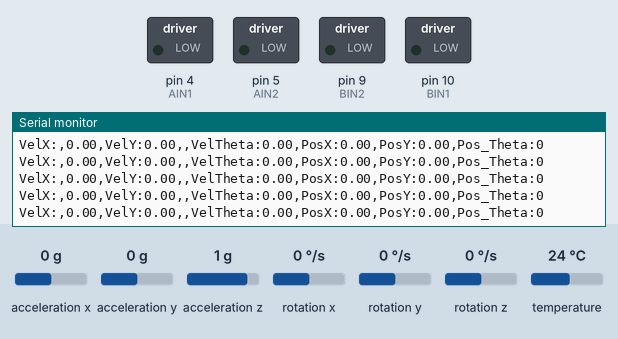
This sketch was run on a simulated Arduino Uno, built with avr-gcc and run on an emulated ATmega328P. Shown: switched loads named in the sketch (green lamp = pin HIGH), the last lines printed to the serial monitor. Inputs (shaded band) come from the test bench; at power-on: rotation x 0 °/s, rotation y 0 °/s, rotation z 0 °/s, acceleration x 0 g, acceleration y 0 g, acceleration z 1 g, temperature 24 °C.

Above: at 1.2 s.
1.3 s: rotation x set to -192 °/s
At 1.32 s:
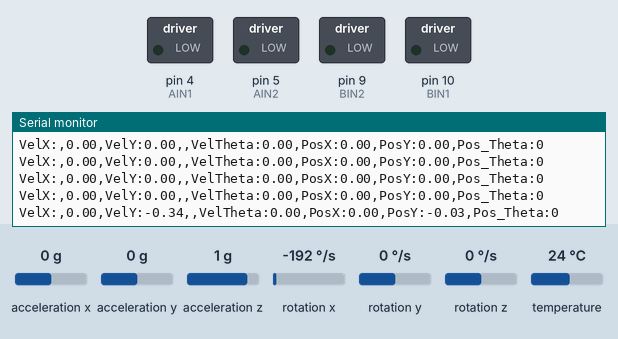
4.3 s: rotation y set to -192 °/s
At 4.35 s:
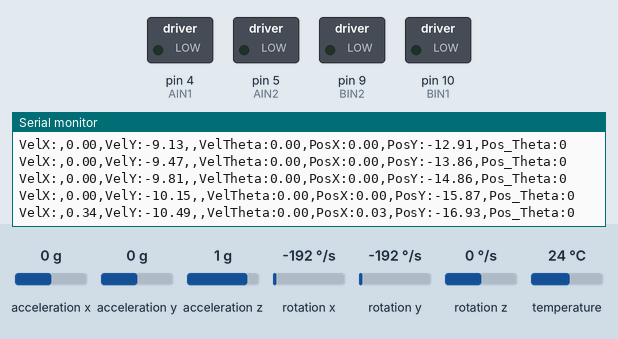
7.3 s: rotation z set to -192 °/s
At 16.23 s:
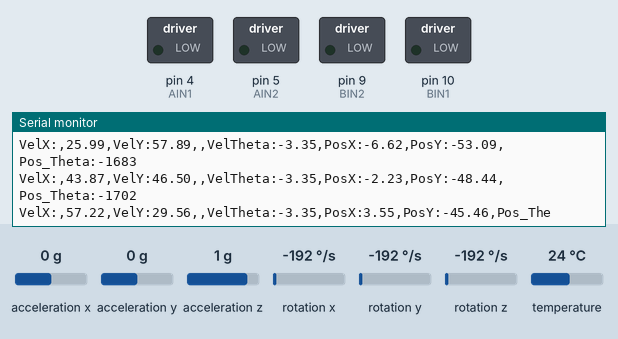
Timing chart, 0 to 16.3 s (numbered marks = the images above; inputs shaded):
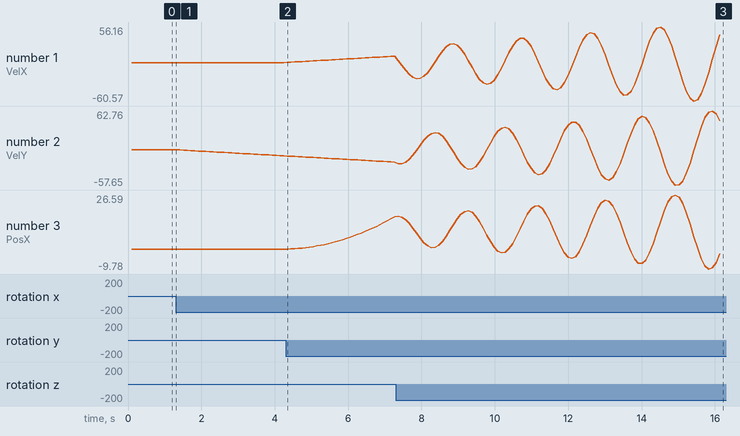

Measured:
- after the input at 1.3 s, the serial monitor: prints a new line at once (image 1)
- after the input at 4.3 s, the serial monitor: prints a new line at once (image 2)
- plotted number 1: 0 → 10.14 after the input at 4.3 s
- plotted number 2: 0 → -10.15 after the input at 1.3 s, -10.15 → -20.29 after the input at 4.3 s
- plotted number 3: 0 → 15.85 after the input at 4.3 s

The sketch:

testPose_giros.ino
```cpp
#include <Servo.h> //Imports the library Servo
#include <Adafruit_MPU6050.h>
#include <Adafruit_Sensor.h>
#include <Wire.h>

Adafruit_MPU6050 mpu;

//GeeKee CeeBee
#define trigPin 3 // TriggerSensor
#define echoPin 2 // EchoSensor

#define ServoPin 8 // Servo pin
#define MAXANG 180 // Servo máx angle
#define MINANG 0 // Servo min angle
#define SCOOPDELAY 5
#define ENA 6
#define ENB 11

#define AIN1 4
#define AIN2 5
#define BIN1 10
#define BIN2 9


#define baud 9600

#define pi 3.1415

Servo servo; //Defines the object Servo of type(class) Servo
int angle = 0; // Defines an integer

// ************ DEFINITIONS A (L)************
volatile long EncoderCountA = 0;
float ThetaA, ThetaA_prev;
float Dist_A, vel_A, RPM_A;
int PWM_A_val;
float kp_A = 1.24;
float ki_A = 0.02;
float kd_A = 10.8;

// ************ DEFINITIONS B (R)************
volatile long EncoderCountB = 0;
float ThetaB, ThetaB_prev;
float Dist_B, vel_B, RPM_B;
int PWM_B_val;
float kp_B = 1;
float ki_B = 0.01 ;
float kd_B = 10;

// ************ VARIABES PID RPM************
float e_A, e_prev_A;
float inte_A, inte_prev_A;
float e_B, e_prev_B;
float inte_B, inte_prev_B;
float RPM_A_ref, RPM_B_ref;
int PWM_MAX = 255;
int PWM_MIN = 50;


// ************ VARIABES PID POSE************
float Pose_X, Pose_Y, Pose_Theta;
float Vel_X, Vel_Y, Vel_Theta;
float Pose_X_final = 0.1;
float Pose_Y_final = 0;
float Pose_Theta_final = 0;

int state_pid_pose = 0;
int select_pose_encoder = 0; // 0: mpu, 1: encoder

float kp_giro = 1;
float ki_giro = 0.1;
float kp_desp = 0.05;
float ki_desp = 0.001;
float e_giro_margin = 0.09; // approx 5°
float e_giro_margin_factor = 1.1;
float e_desp_margin = 0.025;

float e_giro, e_prev_giro, inte_giro, inte_prev_giro;
float Vel_Rot_ref, RPM_Rot_ref;
float e_desp, e_prev_desp, inte_desp, inte_prev_desp;
float Vel_Desp_ref, RPM_Desp_ref;

// ************ ODOMETRIA ENCODER ************
float enc_Pos_x, enc_Pos_y, enc_Theta;
float enc_Vel_ang, enc_Vel_lin, enc_Vel_x, enc_Vel_y;
float enc_vel_A, enc_vel_B, enc_RPM_A, enc_RPM_B;

// ************ ODOMETRIA MPU ************
float mpu_x_vel, mpu_y_vel;
float mpu_Pos_x, mpu_Pos_y, mpu_Theta;
float mpu_Vel_ang, mpu_Vel_lin, mpu_Vel_x, mpu_Vel_y;
float mpu_vel_A, mpu_vel_B, mpu_RPM_A, mpu_RPM_B;


// ************ TIEMPO************
int dt;
unsigned long t, t_prev;


char msg[60];

// PARAMETROS FISICOS ROBOT
float Diam_ruedas = 0.09;
float R_ruedas = Diam_ruedas/2;
float L_robot = 0.370-0.055;
float NFactor = 1400;
int PWM_min = 150;
int PWM_max = 255;

int instruction = -1;

int duration;
int distance;

unsigned long startScoop = 0;
unsigned long currentMillis = 0;

int agarro_castana = 0;
int scooping = 0;


void WriteDriverVoltageA(int PWM_val){
    if (PWM_val > 0){
        digitalWrite(AIN1, HIGH);
        digitalWrite(AIN2, LOW);
    }
    else if (PWM_val < 0){
        digitalWrite(AIN1, LOW);
        digitalWrite(AIN2, HIGH);
    }
    else{
        digitalWrite(AIN1, LOW);
        digitalWrite(AIN2, LOW);
    }
    if (abs(PWM_val) > PWM_MAX) PWM_val = PWM_MAX;
    if (abs(PWM_val) < PWM_MIN) PWM_val= PWM_MIN;
    analogWrite(ENA, abs(PWM_val));
}
void WriteDriverVoltageB(int PWM_val){
    if (PWM_val < 0){
        digitalWrite(BIN1, HIGH);
        digitalWrite(BIN2, LOW);
    }
    else if (PWM_val > 0){
        digitalWrite(BIN1, LOW);
        digitalWrite(BIN2, HIGH);
    }
    else{
        digitalWrite(BIN1, LOW);
        digitalWrite(BIN2, LOW);
    }
    if (abs(PWM_val) > PWM_MAX) PWM_val = PWM_MAX;
    if (abs(PWM_val) < PWM_MIN) PWM_val= PWM_MIN;
    analogWrite(ENB, abs(PWM_val));
}


void setup() {
  Serial.begin(baud);
  while (!Serial) {
    delay(10);
  }


    // Try to initialize!
  if (!mpu.begin()) {
    Serial.println("Failed to find MPU6050 chip");
    while (1) {
      delay(10);
    }
  }
  mpu.setAccelerometerRange(MPU6050_RANGE_16_G);
  mpu.setGyroRange(MPU6050_RANGE_250_DEG);
  mpu.setFilterBandwidth(MPU6050_BAND_21_HZ);


  pinMode(AIN1, OUTPUT);
  pinMode(AIN2, OUTPUT);
  pinMode(BIN1, OUTPUT);
  pinMode(BIN2, OUTPUT);
  state_pid_pose = 0;
}
void loop() {
  sensors_event_t a, g, temp;
  mpu.getEvent(&a, &g, &temp);
  if ((millis() - t_prev)>= 100) {
    t = millis();

    //---------------CALCULAR VELOCIDADES------------------
    ThetaA = EncoderCountA;
    ThetaB = EncoderCountB;
    Dist_A = Dist_A + ((ThetaA - ThetaA_prev)) / NFactor * pi * Diam_ruedas; // [m]
    Dist_B = Dist_B + ((ThetaB - ThetaB_prev)) / NFactor * pi * Diam_ruedas; // [m]
    dt = t - t_prev; // [ms]
    enc_RPM_A = 1000 * (ThetaA - ThetaA_prev) / dt * 60.0 / NFactor;
    enc_RPM_B = 1000 * (ThetaB - ThetaB_prev) / dt * 60.0 / NFactor;
    enc_vel_A = RPM_A * pi * 2 / 60.0;                  // [rad/s]
    enc_vel_B = RPM_B * pi * 2 / 60.0;                  // [rad/s]
    ThetaA_prev = ThetaA;
    ThetaB_prev = ThetaB;

    //---------------ODOMETRIA ENCODER------------------
    enc_Vel_ang = R_ruedas * (enc_vel_B - enc_vel_A) / L_robot;   // [rad/s]
    enc_Theta = enc_Theta + enc_Vel_ang * dt / 1000;      // [rad]
    enc_Vel_lin = R_ruedas * (enc_vel_A + enc_vel_B) / 2;         // [m/s]
    enc_Vel_x = enc_Vel_lin * cos(enc_Theta);             // [m/s]
    enc_Vel_y = enc_Vel_lin * sin(enc_Theta);             // [m/s]
    enc_Pos_x = enc_Pos_x + (enc_Vel_x * dt) / 1000;      // [m]
    enc_Pos_y = enc_Pos_y + (enc_Vel_y * dt) / 1000;      // [m]

    //---------------ODOMETRIA ACELEROMETRO------------------
    mpu_Vel_ang = g.gyro.z;
    mpu_Theta = mpu_Theta + (mpu_Vel_ang * dt) / 1000;                     // [rad/s]
    mpu_x_vel = (g.acceleration.x * dt)/1000 + mpu_x_vel;                  // [m/s]
    mpu_y_vel = (g.acceleration.y * dt)/1000 + mpu_y_vel;                  // [m/s]
    mpu_Vel_lin = sqrt(mpu_x_vel*mpu_x_vel + mpu_y_vel*mpu_y_vel);         // [m/s]
    mpu_Vel_x = mpu_x_vel*(-sin(mpu_Theta)) + mpu_y_vel*(-cos(mpu_Theta)); // [m/s]
    mpu_Vel_y = mpu_x_vel*cos(mpu_Theta) + mpu_y_vel*(-sin(mpu_Theta));    // [m/s]
    mpu_Pos_x = mpu_Pos_x + (mpu_Vel_x * dt) / 1000;                       // [m]
    mpu_Pos_y = mpu_Pos_y + (mpu_Vel_y * dt) / 1000;                       // [m]
    mpu_vel_A = mpu_Vel_lin - mpu_Vel_ang*L_robot/2;
    mpu_vel_B = mpu_Vel_lin + mpu_Vel_ang*L_robot/2;
    mpu_RPM_A = mpu_vel_A * 60 / (2*pi);
    mpu_RPM_B = mpu_vel_B * 60 / (2*pi);

  //---------------MUX DE ODOMETRIA------------------
    if (select_pose_encoder == 1){
        Pose_X = enc_Pos_x;
        Pose_Y = enc_Pos_y;
        Pose_Theta = enc_Theta;
        Vel_X = enc_Vel_x;
        Vel_Y = enc_Vel_y;
        Vel_Theta = enc_Vel_ang;
        RPM_A = enc_RPM_A;
        RPM_B = enc_RPM_B;
    } else {
        Pose_X = mpu_Pos_x;
        Pose_Y = mpu_Pos_y;
        Pose_Theta = mpu_Theta;
        Vel_X = mpu_Vel_x;
        Vel_Y = mpu_Vel_y;
        Vel_Theta= mpu_Vel_ang;
        RPM_A = mpu_RPM_A;
        RPM_B = mpu_RPM_B;
    }

    //---------------POSE PI CONTROL------------------
    e_desp = sqrt((Pose_X_final - Pose_X) * (Pose_X_final - Pose_X) + (Pose_Y_final - Pose_Y) * (Pose_Y_final - Pose_Y));
    if (state_pid_pose == 0){ // 0: girando para alinear
        e_giro = atan2(Pose_Y_final, Pose_X_final) - Pose_Theta;
        if (abs(e_giro) < e_giro_margin){
            state_pid_pose = 1;
            e_prev_giro = 0;
            inte_prev_giro = 0;

        }
        else{
            inte_giro = inte_prev_giro + (dt * (e_giro + e_prev_giro) / 2);
            Vel_Rot_ref = float(kp_giro * e_giro + ki_giro * inte_giro); // rad/s
            RPM_Rot_ref = Vel_Rot_ref * L_robot / 2 * 60 / (2 * pi);     //
            RPM_A_ref = -RPM_Rot_ref;
            RPM_B_ref = RPM_Rot_ref;
            e_prev_giro = e_giro;
            inte_prev_giro = inte_giro;
        }
    }
    else if (state_pid_pose == 1){ // 1: aavanzado apra llegara
        e_giro = atan2(Pose_Y_final, Pose_X_final) - Pose_Theta;
        if (abs(e_giro) > e_giro_margin*e_giro_margin_factor){
            state_pid_pose = 0;
        }
        else {
            if (e_desp < e_desp_margin){
                state_pid_pose = 2;
                e_prev_desp = 0;
                inte_prev_desp = 0;
            }
            else {
                inte_desp = inte_prev_desp + (dt * (e_desp + e_prev_desp) / 2);
                Vel_Desp_ref = float(kp_desp * e_desp + ki_desp * inte_desp); // m/s
                RPM_Desp_ref = Vel_Desp_ref * 60 / (2*pi);
                RPM_A_ref = RPM_Desp_ref;
                RPM_B_ref = RPM_Desp_ref;
                e_prev_desp = e_desp;
                inte_prev_desp = inte_desp;
            }
        }
    }
    else if (state_pid_pose == 2){// 2: girando para llegar
        e_giro = Pose_Theta_final - Pose_Theta;
        if (e_giro < e_giro_margin){
            state_pid_pose = 3;

        }
        else{
            inte_giro = inte_prev_giro + (dt * (e_giro + e_prev_giro) / 2);
            Vel_Rot_ref = float(kp_giro * e_giro + ki_giro * inte_giro); // rad/s
            RPM_Rot_ref = Vel_Rot_ref * L_robot / 2 * 60 / (2*pi); //
            RPM_A_ref = -RPM_Rot_ref;
            RPM_B_ref = RPM_Rot_ref;
            e_prev_giro = e_giro;
            inte_prev_giro = inte_giro;
        }
      }
    else if (state_pid_pose == 3){ // 3: idlee
        RPM_A_ref = 0;
        RPM_B_ref = 0;
    }

     //---------------POSE PI CONTROL------------------
    e_A = RPM_A_ref - RPM_A;
    e_B = RPM_B_ref - RPM_B;
    inte_A = inte_prev_A + (dt * (e_A + e_prev_A) / 2);
    inte_B = inte_prev_B + (dt * (e_B + e_prev_B) / 2);
    PWM_A_val = int(kp_A * e_A + ki_A * inte_A + (kd_A * (e_A - e_prev_A) / dt));
    PWM_B_val = int(kp_B * e_B + ki_B * inte_B + (kd_B * (e_B - e_prev_B) / dt));
    e_prev_A = e_A;
    e_prev_B = e_B;
    inte_prev_A = inte_A;
    inte_prev_B = inte_B;


    Serial.print("VelX:");
    Serial.print(",");
    Serial.print(Vel_X);
    Serial.print(",");
    Serial.print("VelY:");
    Serial.print(Vel_Y);
    Serial.print(",");
    Serial.print(",");
    Serial.print("VelTheta:");
    Serial.print(Vel_Theta);
    Serial.print(",");
    Serial.print("PosX:");
    Serial.print(Pose_X);
    Serial.print(",");
    Serial.print("PosY:");
    Serial.print(Pose_Y);
    Serial.print(",");
    Serial.print("Pos_Theta:");
    Serial.print(round(Pose_Theta*180/pi));
    Serial.println("");

    t_prev = t;
  }
}
```
